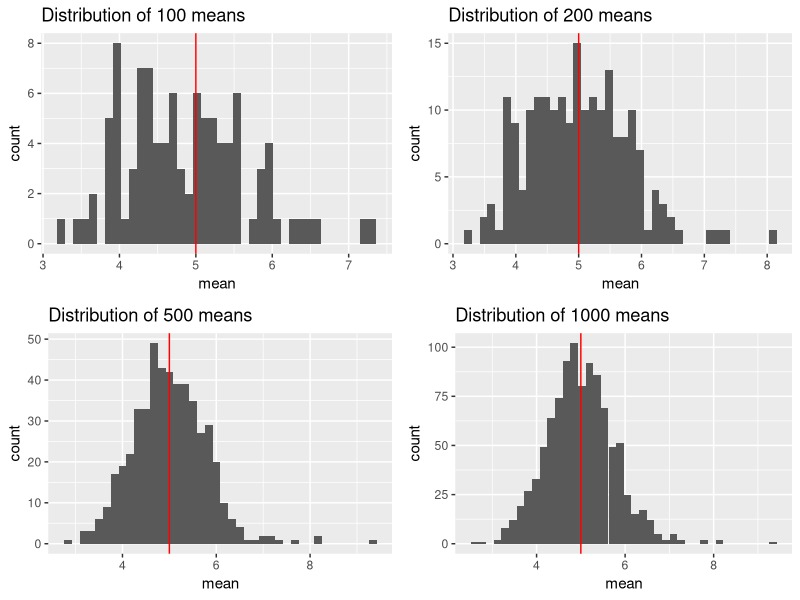
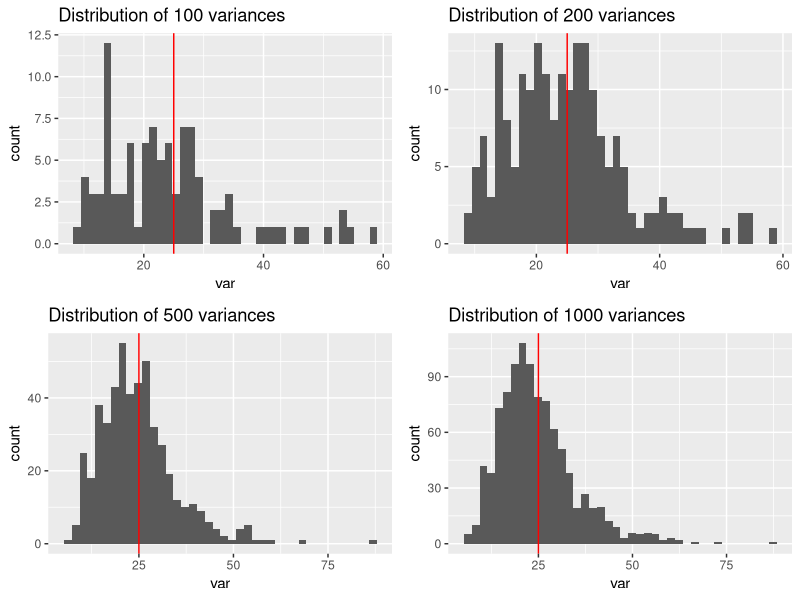

R code for these plots, in order:
## ---- chunk 1
library(knitr)
library(ggplot2)
library(gridExtra)
## ---- chunk 2
exponentials <- matrix(rexp(40000, rate = .2), nrow = 1000, ncol = 40)
## ---- chunk 3
means <- apply(exponentials, 1, mean)
c(mean(means[1:100]), mean(means[1:200]), mean(means[1:500]), mean(means))
## ---- chunk 4
p1 <- ggplot() + geom_histogram(aes(means[1:100]), bins = 40) + 
    labs(x = "mean", y = "count", title = "Distribution of 100 means") + 
    geom_vline(xintercept=5, col='red')

p2 <- ggplot() + geom_histogram(aes(means[1:200]), bins = 40) + 
    labs(x = "mean", y = "count", title = "Distribution of 200 means") + 
    geom_vline(xintercept=5, col='red')

p3 <- ggplot() + geom_histogram(aes(means[1:500]), bins = 40) + 
    labs(x = "mean", y = "count", title = "Distribution of 500 means") + 
    geom_vline(xintercept=5, col='red')

p4 <- ggplot() + geom_histogram(aes(means), bins = 40) + 
    labs(x = "mean", y = "count", title = "Distribution of 1000 means") + 
    geom_vline(xintercept=5, col='red')

grid.arrange(p1,p2,p3,p4, ncol=2)
## ---- chunk 5
variances <- apply(exponentials, 1, var)
c(mean(variances[1:100]), mean(variances[1:200]), mean(variances[1:500]), mean(variances))
## ---- chunk 6
p1 <- ggplot() + geom_histogram(aes(variances[1:100]), bins = 40) + 
    labs(x = "var", y = "count", title = "Distribution of 100 variances") + 
    geom_vline(xintercept=25, col='red')

p2 <- ggplot() + geom_histogram(aes(variances[1:200]), bins = 40) + 
    labs(x = "var", y = "count", title = "Distribution of 200 variances") + 
    geom_vline(xintercept=25, col='red')

p3 <- ggplot() + geom_histogram(aes(variances[1:500]), bins = 40) + 
    labs(x = "var", y = "count", title = "Distribution of 500 variances") + 
    geom_vline(xintercept=25, col='red')

p4 <- ggplot() + geom_histogram(aes(variances), bins = 40) + 
    labs(x = "var", y = "count", title = "Distribution of 1000 variances") + 
    geom_vline(xintercept=25, col='red')

grid.arrange(p1,p2,p3,p4, ncol=2)
